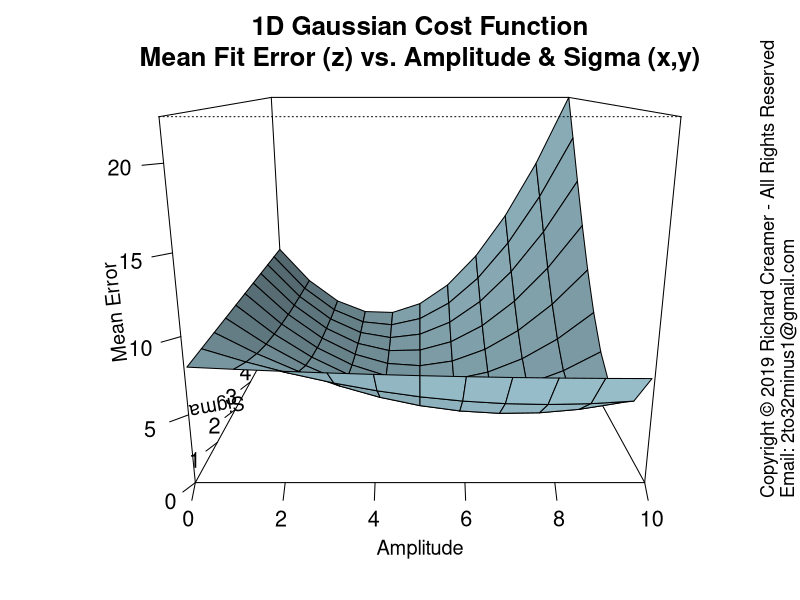

Generate this figure with R:
##############################################################
### Copyright (c) Richard Creamer 2019 - All Rights Reserved
### Inquiries: email 2to32minus1@gmail.com
##############################################################

### Globals
fontScale = 1.2    # Global font size variable
lf        = 1.2    # Enlarge font of plot labels
verbose   = FALSE  # Verbose printing
lw        = 2      # Line width
xMargin   = 1      # X-axis margin for plots
yMargin   = 1      # Y-axis margin for plots
de        = 0.01   # Small constant for estimating derivatives numerically
smlPts    = 1      # Small  data point/circle
medPts    = 1.5    # Medium data point/circle
lrgPts    = 2.0    # Large  data point/circle

### Run this function to generate this plot
runFunc = function() {
	dw = 1000
	dh = 750	
	path = "D:/Code/R/LeastSquaresPlay/PlotsAndAssocCode/Plot46/"
	savePngVerbose( paste(path, "Plot46.png", sep=""), plotGaussErrorSurface, w=dw, h=dw, un="px" )
}

### 3D plot error surface for range of Amplitude and Sigma values
plotGaussErrorSurface = function( xyAngle=0, vertAngle=15 ) {
	set.seed( 3 )
	a = 5
	s = 2
	x = seq( -10, 10, length=100 )
	y = 1 + gauss1dFunc( x, a, s ) + rnorm( length(x), sd=0.2 )
	minAmpl = 0
	maxAmpl = 10
	minSigma = 0.1
	maxSigma = 6
	nr = 11
	nc = 11
	ampls = seq( minAmpl, maxAmpl, length.out=nc )
	sigmas = seq( minSigma, maxSigma, length.out=nr )
	z = getGaussErrorGrid( meanGaussSsdErr, ampls, sigmas, x, y )
	xLim1 = floor( minAmpl )
	xLim2 = ceiling( maxAmpl )
	yLim1 = floor( minSigma )
	yLim2 = ceiling( maxSigma )
	xform = persp( ampls, sigmas, t(z), xlim=c(xLim1,xLim2), ylim=c(yLim1,yLim2), cex.lab=lf,
				   main="1D Gaussian Cost Function\nMean Fit Error (z) vs. Amplitude & Sigma (x,y)",
				   xlab="Amplitude", ylab="Sigma", zlab="\nMean Error",
				   cex.lab=1.2,
				   theta=xyAngle, phi=vertAngle, expand = 0.8, shade=0.5,
				   col = "lightblue", ticktype="detailed", cex.main=1.3*fontScale, cex.axis=1.3 )
}

### 1D Gaussian
gauss1dFunc = function( x, a, sigma ) {
	return( a * exp( -0.5 * (x/sigma)^2 ) )
}

### Gaussian error/cost function - SSD
meanGaussSsdErr = function( x, y, a, sigma ) {
	return( (1/length(x)) * sum( (gauss1dFunc( x, a, sigma ) - y)^2 ) )
}

### Compute mean SSD Gaussian cost function over a grid of Amplitude and Sigma values
### Note: returned matrix may need to be transposed for some functions such as contour()
### TODO: Try to use outer()
getGaussErrorGrid = function( errorFunc, ampls, sigmas, x, y ) {
	nr = length( sigmas )
	nc = length( ampls )
	z = matrix( nrow=nr, ncol=nc )	
	for ( row in 1:nr ) {     # loop over y-coordinates (sigma)
		sigma = sigmas[row]
		for ( col in 1:nc ) { # loop over x-coordinates (amplitude)
			ampl = ampls[col]
			z[row, col] = errorFunc( x, y, a=ampl, sigma=sigma )
		}
	}
	return( z )
}


### Save to PNG file, specify width and height
savePngVerbose = function( path, plotFunc, w=512, h=512, un="px", doCopyright=TRUE, ... ) {
	png( filename = path, type="cairo", units=un, width=w, height=h, pointsize=12, res=96 )
	plotFunc( ... )
	if ( doCopyright )
		addCopyright()
	dev.off()
}

### Add copyright notice to plot via text()
addCopyright = function() {
	mtext( "Copyright \uA9 2019 Richard Creamer - All Rights Reserved", side=4, line=0, adj=0, cex=1.1 )
	mtext( "Email: 2to32minus1@gmail.com", side=4, line=1, adj=0, cex=1.1 )
}

runFunc()
